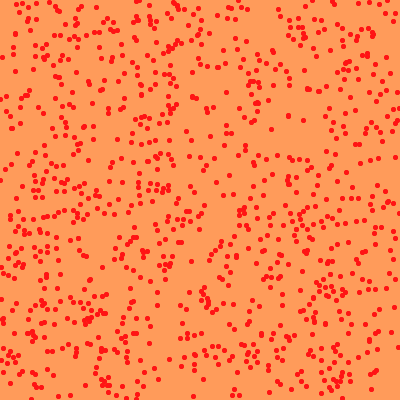
Frame 1 (no input)
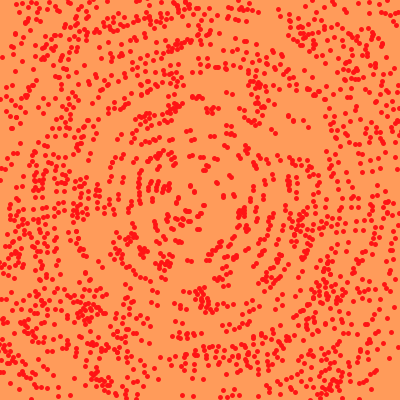
Frame 60 (the mouse pressed at the canvas centre just before this capture)
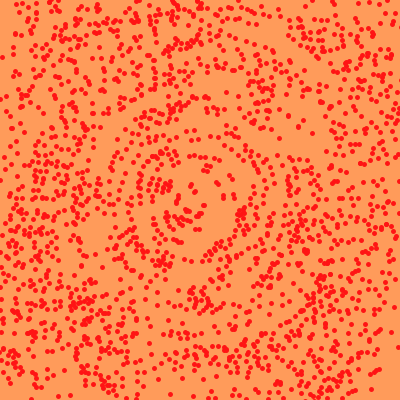
Frame 120 (the mouse held since frame 60 and released just before this capture)

The Processing sketch that drew these frames (run headless with seeded random() and noise(); from frame 60 on, the mouse is pressed at the canvas centre):

// Processing sketch: MoireCurveRandomDot
// ── MoireCurveRandomDot.pde
float ang=0;
int space=10;
int N=1000;
PVector[] points;

void setup(){
 size(400,400);
 points=new PVector[N];
 for(int i=0;i<N;i++){
   points[i]=new PVector(random(width),random(height));
 }
}

void draw(){
  background(255,155,90);
  stroke(255,20,20);
  strokeWeight(5);
  
  //  Back
  for(int i=0;i<N;i++){
   point(points[i].x,points[i].y);
  }
  pushMatrix();
  translate(width/2,height/2);
  rotate(ang);
  //  Transparent
  for(int i=0;i<N;i++){
   point(-width/2+points[i].x,-height/2+points[i].y);
  }
  popMatrix();
  ang+=0.001;
}
